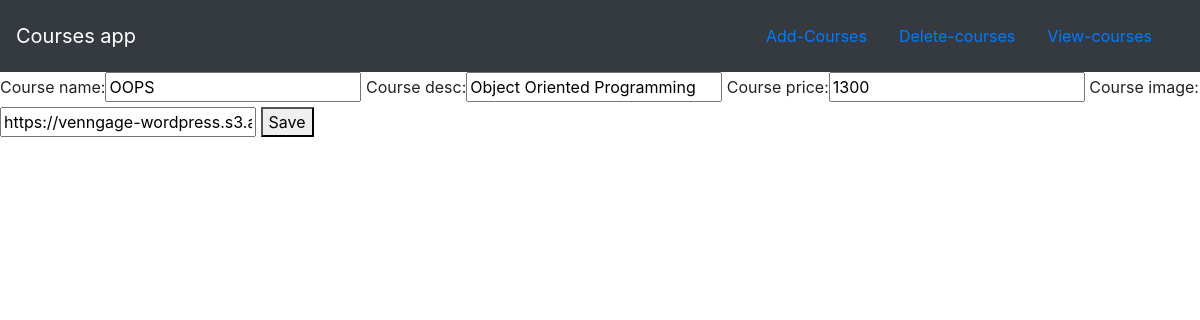
Page /subjects/update/1/ on the earlier database version.
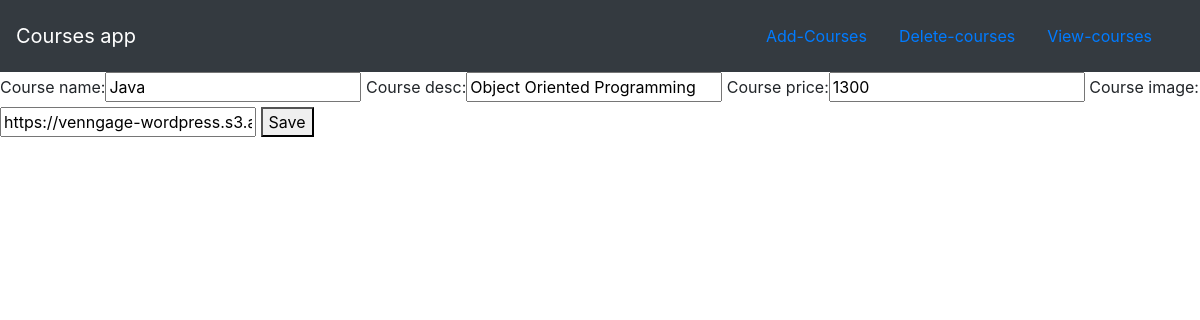
Same page on the later database version.
### food/models.py (models this page shows, shortened)
class course(models.Model):
    course_name = models.CharField(max_length=200)
    course_desc = models.CharField(max_length=200)
    course_price = models.IntegerField()
    course_image = models.CharField(max_length=500,default="https://asdicourse.com/default.svg")

### food/views.py (the view)
# urls.py: path('update/<int:id>/',views.update_course,name="update_course"),
def update_course(request,id):
    course_update = course.objects.get(id=id)
    form = CourseForm(request.POST or None, instance=course_update)
    if form.is_valid():
        form.save()
        return redirect("food:index")
    return render(request,'food/course-form.html',{'form':form,'course': course})

### food/forms.py
class CourseForm(forms.ModelForm):
      class Meta:
            model = course
            fields = ['course_name','course_desc','course_price','course_image']

### food/templates/food/course-form.html (shortened to what this page needs)
{% extends 'food/base.html' %}
{% block body %}
<form method="POST">
      {{form}}
      <button type="submit">Save</button>
</form>
{% endblock %}

### food/templates/food/base.html (shortened to what this page needs)
<!DOCTYPE html>
<html lang="en">
<head>
      <link rel="stylesheet" href="https://cdn.jsdelivr.net/npm/bootstrap@4.0.0/dist/css/bootstrap.min.css">
</head>
<body>
      <nav class="navbar navbar-dark bg-dark">
            <a href="#" class="navbar-brand">Courses app</a>
            <div class="navbar">
                  <a class="nav-item nav-link link-primary" href="{% url 'food:create_course' %}">Add-Courses</a>
                  <a class="nav-item nav-link link-primary" href="#">Delete-courses</a>
                  <a class="nav-item nav-link link-primary" href="#">View-courses</a>
            </div>
      </nav>
      {% block body %}
      {% endblock %}
</body>
</html>

Differences in the rows shown:
changed course "Object Oriented Programming": course_name "OOPS" → "Java"
